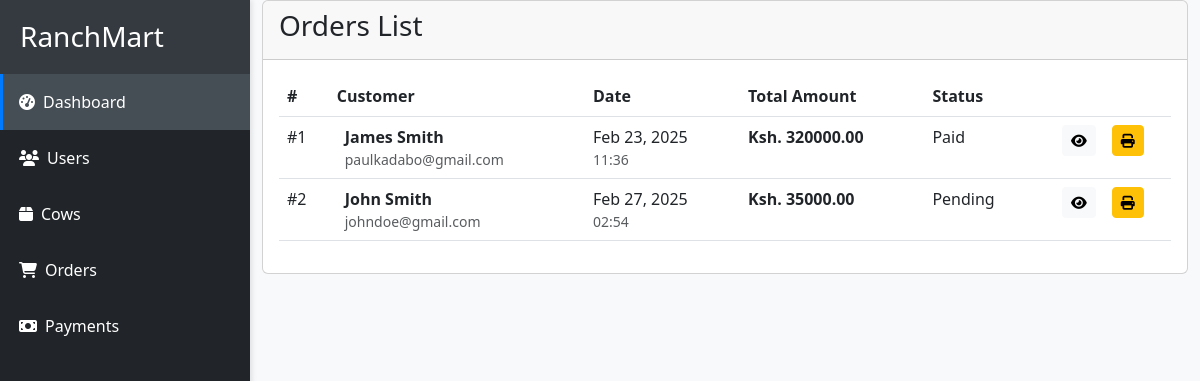
Page /orders/ (signed in) on the committed database.
### orders/models.py (models this page shows, shortened)
class Order(AbstractBaseModel):
    user = models.ForeignKey("users.User", on_delete=models.CASCADE)
    total_cost = models.DecimalField(max_digits=100, decimal_places=2)
    amount_paid = models.DecimalField(max_digits=100, decimal_places=2, default=0)
    status = models.CharField(max_length=255, choices=STATUS_CHOICES)

### users/models.py (models this page shows, shortened)
class User(AbstractBaseModel, AbstractUser):
    role = models.CharField(max_length=20, default="Customer")
    gender = models.CharField(max_length=10, null=True, blank=True)
    phone_number = models.CharField(max_length=10, null=True, blank=True)
    address = models.TextField(null=True, blank=True)
    city = models.CharField(max_length=100, null=True, blank=True)
    county = models.CharField(max_length=100, null=True, blank=True)
    country = models.CharField(max_length=100, null=True, blank=True)
    profile_picture = models.ImageField(upload_to="profile_pictures/", null=True, blank=True)
    def name(self):
        return f"{self.first_name} {self.last_name}"

### orders/views.py (the view)
# urls.py: path('orders/', include('orders.urls')),
@login_required
def orders(request):
    user = request.user
    orders = Order.objects.all()
    if not user.is_superuser:
        orders = Order.objects.filter(user=user)
    print(f"Username: {user.username}, Is Superuser: {user.is_superuser}")
    context = {
        "orders": orders
    }
    return render(request, "orders/orders.html", context)

### templates/orders/orders.html (shortened to what this page needs)
{% extends 'dashboard_base.html' %}
{% block content %}
    <div class="container-fluid">
        <div class="row">
            <div class="col-12">
                <div class="card">
                    <div class="card-header">
                        <h3 class="card-title">Orders List</h3>
                    </div>
                    <div class="card-body">
                        <div class="table-responsive">
                            <table class="table table-hover">
                                <thead>
                                    <tr>
                                        <th>#</th>
                                        <th>Customer</th>
                                        <th>Date</th>
                                        <th>Total Amount</th>
                                        <th>Status</th>
                                        <th colspan="2"></th>
                                    </tr>
                                </thead>
                                <tbody>
                                    {% for order in orders %}
                                    <tr>
                                        <td>#{{ order.id }}</td>
                                        <td>
                                            <div class="d-flex align-items-center">
                                                <div class="ms-2">
                                                    <div class="fw-bold">{{ order.user.name }}</div>
                                                    <div class="text-muted small">{{ order.user.email }}</div>
                                                </div>
                                            </div>
                                        </td>
                                        <td>
                                            <div>{{ order.created_at|date:"M d, Y" }}</div>
                                            <div class="text-muted small">{{ order.created_at|time:"H:i" }}</div>
                                        </td>
                                        <td>
                                            <div class="fw-bold">Ksh. {{ order.total_cost }}</div>
                                        </td>
                                        <td>
                                            <span class="status-badge status-{{ order.status }}">
                                                {{ order.status }}
                                            </span>
                                        </td>
                                        <td class="text-end action-buttons">
                                            <a href="{% url 'order-detail' order.id %}" class="btn btn-light btn-sm" title="View Details">
                                                <i class="fas fa-eye"></i>
                                            </a>
                                        </td>
                                        <td>
                                            <a href="{% url 'print-receipt' order.id %}" class="btn btn-warning btn-sm" title="Print Receipt">
                                                <i class="fas fa-print"></i>
                                            </a>
                                        </td>
                                    </tr>
                                    {% endfor %}
                                </tbody>
                            </table>
                        </div>
                    </div>
                </div>
            </div>
        </div>
    </div>
{% endblock content %}

### templates/dashboard_base.html (style rules this page uses)
body { margin: 0; padding: 0; background-color: #f8f9fa; font-family: 'Segoe UI', system-ui, -apple-system, sans-serif; }

### rows in the picture
Order: id "1", user.name "James Smith", user.email "paulkadabo@gmail.com", created_at "Feb 23, 2025", created_at "11:36", total_cost "320000.00", status "Paid"
Order: id "2", user.name "John Smith", user.email "johndoe@gmail.com", created_at "Feb 27, 2025", created_at "02:54", total_cost "35000.00", status "Pending"
